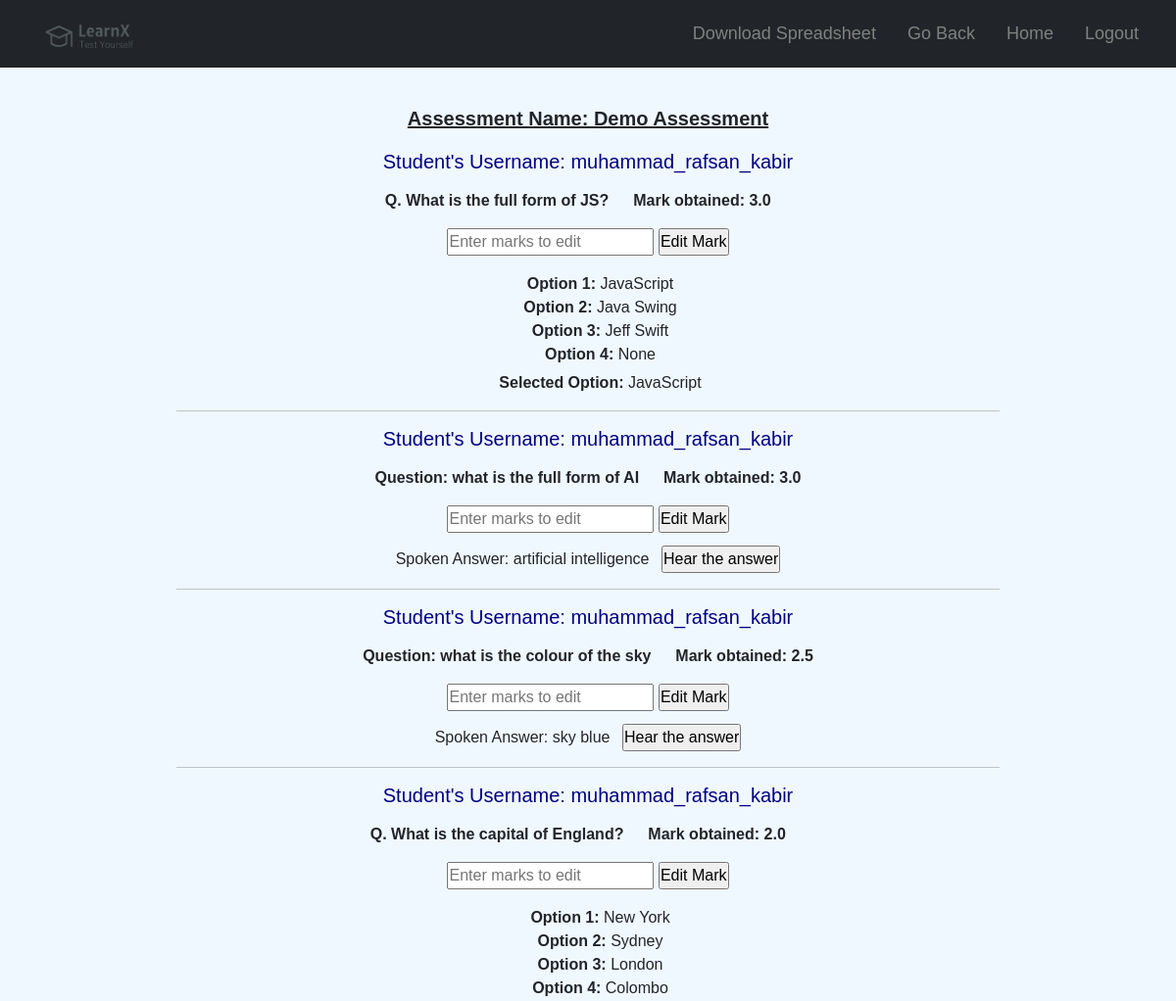
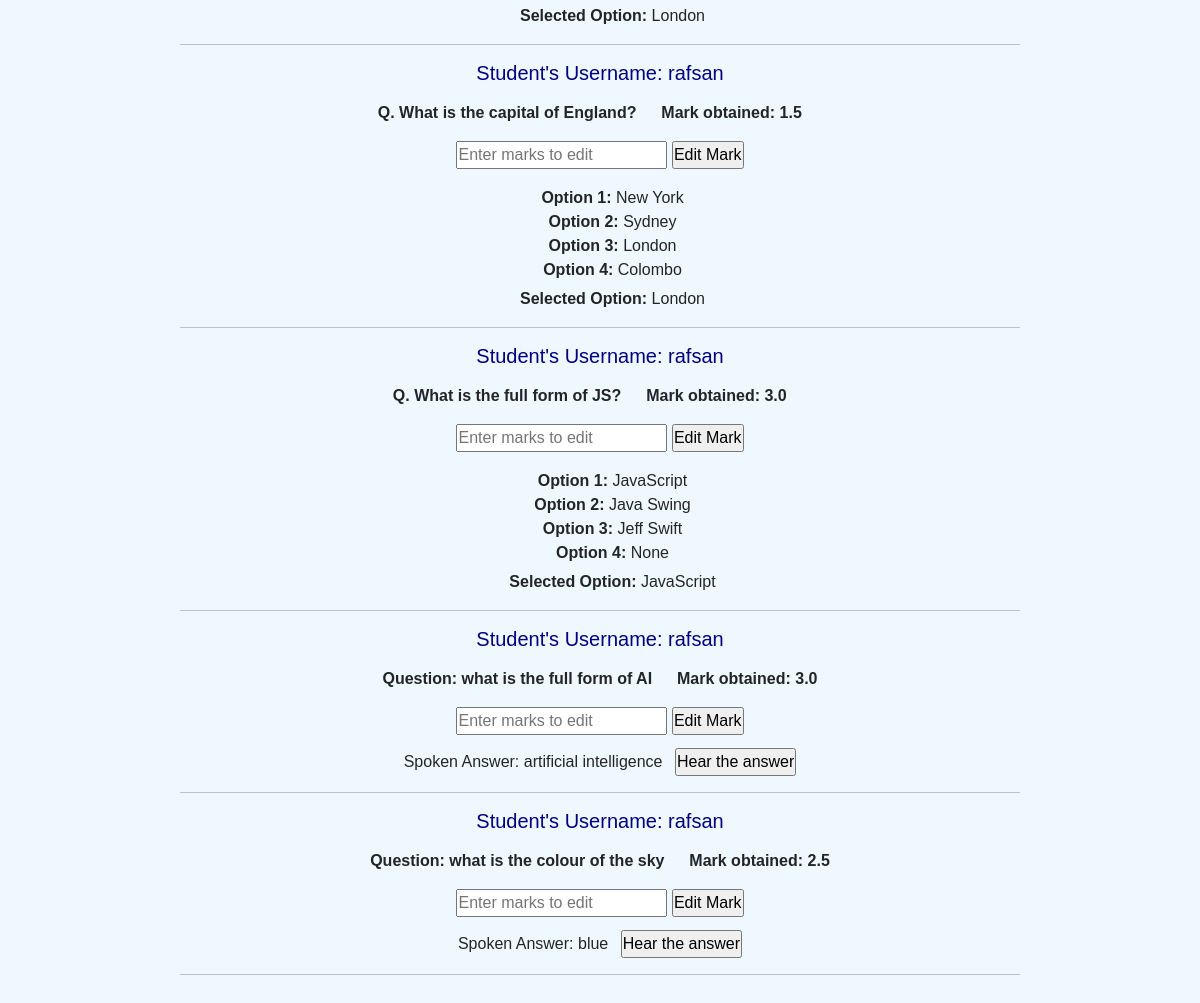
Screenshot of /view_inside_submissions/Demo Assessment/ (signed in) with the database file from the repository (2 pictures, top to bottom).
### blog/models.py (models this page shows, shortened)
class Assestment(models.Model):
    slug = models.SlugField(null=True, blank=True)
    created_at = models.DateField(default=date.today)
    assesment_title = models.CharField(max_length=255, null=True)
    cohort = models.ForeignKey(ExamCohort, on_delete=models.SET_NULL, null=True, blank=True)
    available_time = models.TimeField(blank=True,null=True)
    available_date = models.DateField(blank=True,null=True)

class saveExamRecord(models.Model):
    cohortName = models.ForeignKey(ExamCohort,on_delete=models.CASCADE, null = True, blank=True)
    assessmentTitle = models.ForeignKey(Assestment, on_delete=models.CASCADE, null=True)
    question = models.CharField(max_length=255, null=True)
    optionA =  models.CharField(max_length=255, null=True)
    optionB =  models.CharField(max_length=255, null=True)
    optionC =  models.CharField(max_length=255, null=True)
    optionD =  models.CharField(max_length=255, null=True)
    quesType = models.CharField(max_length=50, null=True)
    selectedAns = models.CharField(max_length=255, null=True)
    user = models.ForeignKey(User, on_delete=models.CASCADE, null=True)
    marks = models.FloatField(null=True, blank=True)
    total_marks = models.FloatField(null=True, blank=True)
    class Meta:
        ordering = ["-user"]

### blog/views.py (the view)
# urls.py: path('view_inside_submissions/<str:assuSlug>/', view_inside_submissions, name='view_inside_submissions'),
def view_inside_submissions(request, assuSlug):
    assuObj = get_object_or_404(Assestment, slug=assuSlug)
    user = request.user
    print(user)
    assess_info = models.saveExamRecord.objects.filter(
        assessmentTitle = assuObj,
    ).order_by('-user')
    args = {
        "assess_info": assess_info,
        "assuObj":assuObj,
    }
    return render(request, "evaluator/view_inside_submissions.html", args)

### templates/evaluator/view_inside_submissions.html (shortened to what this page needs)
<!DOCTYPE html>
<html lang="en">
<head>
    {% load static %}
    <link href="https://cdn.jsdelivr.net/npm/bootstrap@5.2.0-beta1/dist/css/bootstrap.min.css" rel="stylesheet" >
    <link rel="stylesheet" href="{% static 'view_inside_submissions.css' %}">
</head>
<body>
    <header>
        <div class="top-content">
          {% if user.is_authenticated %}
          <div class="container d-flex justify-content-between p-2">
            <a class="navbar-brand" href="#">
              <img src="{% static 'images/transparent_logo.png' %}" width="105px" height="50px" alt="" class="d-inline-block align-text-top">
            </a>
            <div class="d-grid gap-2 d-md-flex">
              <div class="topbar d-md-flex">
                <a class="text-light" href="{% url 'examRecordcsv' %}"><p>Download Spreadsheet</p></a>&emsp;&emsp;
                <a class="text-light" href="{% url 'view_assessment_submissions' assuObj.cohort.slug %}"><p>Go Back</p></a>&emsp;&emsp;
                <a class="text-light" href="{% url 'home' %}"><p>Home</p></a>&emsp;&emsp;
                <a class="text-light" href="{% url 'account_logout' %}"><p>Logout</p></a>
              </div>
            </div>
          {% endif %}
        </div>
    </header>
    <section class="submission_body">
      <u><h5 style="padding-bottom: 12px;"><strong>Assessment Name: {{assuObj.slug}}</strong></h5></u>
        {%for i in assess_info%}
        <h5 style="padding-bottom: 8px; color: navy;">Student's Username: {{i.user}}</h5>
        {%if i.quesType == "mcq"%}
        <div>
          <p><b>Q. {{ i.question }} &emsp; Mark obtained: {{ i.marks }}</b> &emsp; </p>
          <form action ="{% url 'edit_record' i.id %}" method="POST">
         <input type="number" step="0.1" name="em" placeholder="Enter marks to edit" required>
        <input type="submit" name="edit_record" value="Edit Mark"></a>
      </form>
      </div> <br>
      <div style="padding-left: 25px; margin-top: -15px;" id="options">
          <label for="html"><strong>Option 1: </strong>{{ i.optionA }}</label><br>
          <label for="html"><strong>Option 2: </strong>{{ i.optionB }}</label><br>
          <label for="html"><strong>Option 3: </strong>{{ i.optionC }}</label><br>
          <label for="html"><strong>Option 4: </strong>{{ i.optionD }}</label><br>
          <div style="padding-top: 5px;"><strong>Selected Option: </strong>{{ i.selectedAns }} </div>
      </div>
      {%else%}
      <div>
        <p><b>Question: {{i.question}} &emsp; Mark obtained: {{ i.marks }}</b></p>
        <form action ="{% url 'edit_record' i.id %}" method="POST">
      <input type="number" step="0.1" name="em" placeholder="Enter marks to edit" required>
      <input type="submit" name="edit_record" value="Edit Mark"></a>
    </form>
        <div style="padding-top: 5px;">
          <label for="spokenans" name="spokenans">Spoken Answer: {{ i.selectedAns }}</label>
          <input style="margin-left: 8px;" type="button" value="Hear the answer" onclick="listenAudio('{{ i.selectedAns }}')">
        </div>
    {%endif%}
    <hr>
        {%endfor%}
           <br>
      </div>
    </section>
</body>
</html>

### blog/static/view_inside_submissions.css (style rules this page uses)
* { margin: 0; padding: 0; box-sizing: border-box; font-family: 'Poppins', sans-serif; }
.top-content { background: currentColor !important; }
.text-light { text-decoration: none; }
.topbar { align-items: center; }
.topbar a p { color: gray; font-size: 18px; font-weight: 450; margin-bottom: 0px; }
.top-content { background: #ddd8d8; }
.submission_body { width: 70%; margin: auto; text-align: center; margin-top: 40px; }
form input { margin-bottom: 8px; }
body { background-color: aliceblue; }

### rows the page displays
Assestment: slug "Demo Assessment"
saveExamRecord: user "muhammad_rafsan_kabir", question "What is the full form of JS?", marks "3.0", optionA "JavaScript", optionB "Java Swing", optionC "Jeff Swift", optionD "None", selectedAns "JavaScript"
saveExamRecord: user "muhammad_rafsan_kabir", question "what is the full form of AI", marks "3.0", selectedAns "artificial intelligence"
saveExamRecord: user "muhammad_rafsan_kabir", question "what is the colour of the sky", marks "2.5", selectedAns "sky blue"
saveExamRecord: user "muhammad_rafsan_kabir", question "What is the capital of England?", marks "2.0", optionA "New York", optionB "Sydney", optionC "London", optionD "Colombo", selectedAns "London"
saveExamRecord: user "rafsan", question "What is the capital of England?", marks "1.5", optionA "New York", optionB "Sydney", optionC "London", optionD "Colombo", selectedAns "London"
saveExamRecord: user "rafsan", question "What is the full form of JS?", marks "3.0", optionA "JavaScript", optionB "Java Swing", optionC "Jeff Swift", optionD "None", selectedAns "JavaScript"
saveExamRecord: user "rafsan", question "what is the full form of AI", marks "3.0", selectedAns "artificial intelligence"
saveExamRecord: user "rafsan", question "what is the colour of the sky", marks "2.5", selectedAns "blue"
